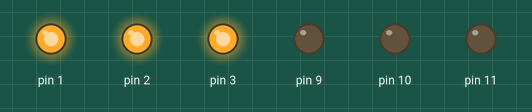
Simulated run of this sketch. Board: Arduino Uno, built with avr-gcc and run on an emulated ATmega328P. On the bench: output pins drawn as LEDs (lit = HIGH).

Above: at 0.5 s.
At 3.5 s:
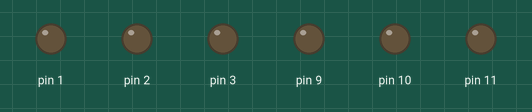
Timing chart, 0 to 4.6 s (numbered marks = the images above):
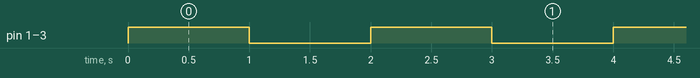

The sketch:

Aula_3.ino
```cpp
int main()
{
  DDRD = 0b00001110;
  DDRB = 0b00001110;

  while(1){
    PORTD = 0b00001110;
    _delay_ms(1000);
    PORTD = 0b00000000;
    _delay_ms(1000);
  }
}
```

Measured:
- by itself, pin 1–3: alternates HIGH for 1.0 s and LOW for 1.0 s
